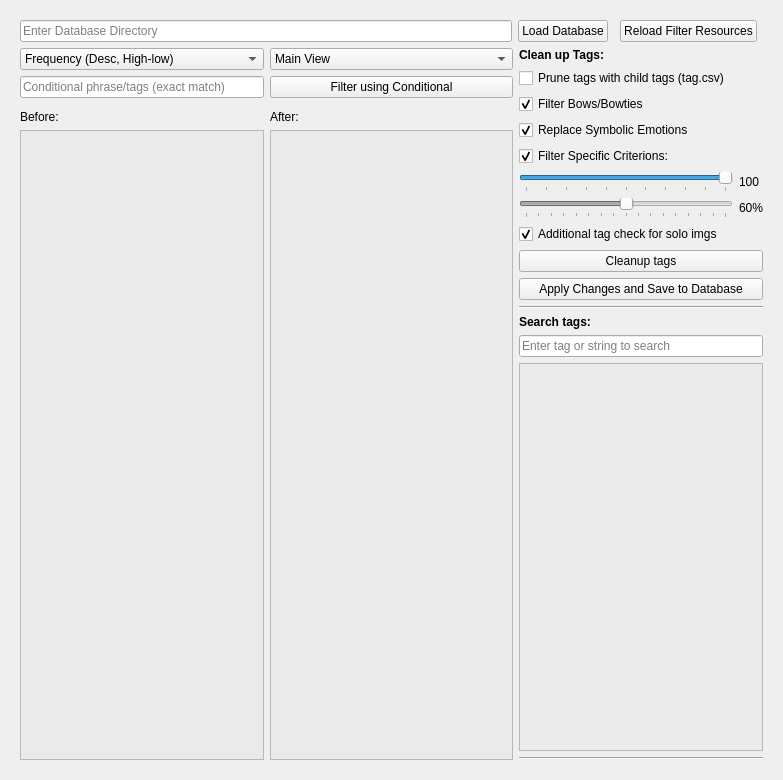
<?xml version="1.0" encoding="UTF-8"?>
<ui version="4.0">
 <class>Form</class>
 <widget class="QWidget" name="Form">
  <property name="geometry">
   <rect>
    <x>0</x>
    <y>0</y>
    <width>783</width>
    <height>780</height>
   </rect>
  </property>
  <property name="windowTitle">
   <string>Form</string>
  </property>
  <layout class="QGridLayout" name="gridLayout_2">
   <item row="0" column="0">
    <widget class="QWidget" name="widget" native="true">
     <property name="autoFillBackground">
      <bool>false</bool>
     </property>
     <layout class="QGridLayout" name="gridLayout">
      <item row="1" column="0" colspan="5">
       <layout class="QGridLayout" name="gridLayout_3">
        <item row="3" column="2">
         <widget class="QLabel" name="label_dataset_cleaning">
          <property name="sizePolicy">
           <sizepolicy hsizetype="Preferred" vsizetype="Preferred">
            <horstretch>0</horstretch>
            <verstretch>0</verstretch>
           </sizepolicy>
          </property>
          <property name="text">
           <string>Before:</string>
          </property>
         </widget>
        </item>
        <item row="1" column="3">
         <widget class="QPushButton" name="pushButton_filter_with_conditional">
          <property name="sizePolicy">
           <sizepolicy hsizetype="Preferred" vsizetype="Preferred">
            <horstretch>0</horstretch>
            <verstretch>0</verstretch>
           </sizepolicy>
          </property>
          <property name="toolTip">
           <string>This runs the cleanup if the second tag column is also shown, so speed depends on the dataset size</string>
          </property>
          <property name="statusTip">
           <string/>
          </property>
          <property name="text">
           <string>Filter using Conditional</string>
          </property>
         </widget>
        </item>
        <item row="1" column="2">
         <widget class="QLineEdit" name="lineEdit_filter_phrase">
          <property name="sizePolicy">
           <sizepolicy hsizetype="Preferred" vsizetype="Preferred">
            <horstretch>0</horstretch>
            <verstretch>0</verstretch>
           </sizepolicy>
          </property>
          <property name="toolTip">
           <string>&lt;html&gt;&lt;head/&gt;&lt;body&gt;&lt;p&gt;separate multiple tags with commas&lt;/p&gt;&lt;p&gt;This will filter and narow your view of the database using the conditional.&lt;/p&gt;&lt;p&gt;Click filter to reprocess the Before and After list&lt;/p&gt;&lt;p&gt;This will filter the view to imgs with matching conditional&lt;/p&gt;&lt;/body&gt;&lt;/html&gt;</string>
          </property>
          <property name="whatsThis">
           <string/>
          </property>
          <property name="placeholderText">
           <string>Conditional phrase/tags (exact match)</string>
          </property>
         </widget>
        </item>
        <item row="3" column="3">
         <widget class="QLabel" name="label_2_dataset_cleaning">
          <property name="sizePolicy">
           <sizepolicy hsizetype="Preferred" vsizetype="Preferred">
            <horstretch>0</horstretch>
            <verstretch>0</verstretch>
           </sizepolicy>
          </property>
          <property name="text">
           <string>After:</string>
          </property>
         </widget>
        </item>
        <item row="4" column="3">
         <widget class="QListView" name="listView_2_dataset_cleaning">
          <property name="palette">
           <palette>
            <active>
             <colorrole role="Base">
              <brush brushstyle="SolidPattern">
               <color alpha="255">
                <red>234</red>
                <green>234</green>
                <blue>234</blue>
               </color>
              </brush>
             </colorrole>
            </active>
            <inactive>
             <colorrole role="Base">
              <brush brushstyle="SolidPattern">
               <color alpha="255">
                <red>234</red>
                <green>234</green>
                <blue>234</blue>
               </color>
              </brush>
             </colorrole>
            </inactive>
            <disabled>
             <colorrole role="Base">
              <brush brushstyle="SolidPattern">
               <color alpha="255">
                <red>240</red>
                <green>240</green>
                <blue>240</blue>
               </color>
              </brush>
             </colorrole>
            </disabled>
           </palette>
          </property>
         </widget>
        </item>
        <item row="4" column="2">
         <widget class="QListView" name="listView_dataset_cleaning">
          <property name="palette">
           <palette>
            <active>
             <colorrole role="Base">
              <brush brushstyle="SolidPattern">
               <color alpha="255">
                <red>234</red>
                <green>234</green>
                <blue>234</blue>
               </color>
              </brush>
             </colorrole>
            </active>
            <inactive>
             <colorrole role="Base">
              <brush brushstyle="SolidPattern">
               <color alpha="255">
                <red>234</red>
                <green>234</green>
                <blue>234</blue>
               </color>
              </brush>
             </colorrole>
            </inactive>
            <disabled>
             <colorrole role="Base">
              <brush brushstyle="SolidPattern">
               <color alpha="255">
                <red>240</red>
                <green>240</green>
                <blue>240</blue>
               </color>
              </brush>
             </colorrole>
            </disabled>
           </palette>
          </property>
          <property name="toolTip">
           <string/>
          </property>
         </widget>
        </item>
        <item row="0" column="5" rowspan="5">
         <layout class="QGridLayout" name="gridLayout_4">
          <item row="7" column="0">
           <layout class="QGridLayout" name="gridLayout_7">
            <property name="topMargin">
             <number>0</number>
            </property>
            <item row="1" column="0">
             <widget class="QSlider" name="slider_activation_thresh">
              <property name="toolTip">
               <string>Tag count threshold for activating the aggressive filter</string>
              </property>
              <property name="minimum">
               <number>50</number>
              </property>
              <property name="maximum">
               <number>100</number>
              </property>
              <property name="sliderPosition">
               <number>100</number>
              </property>
              <property name="orientation">
               <enum>Qt::Horizontal</enum>
              </property>
              <property name="tickPosition">
               <enum>QSlider::TicksBelow</enum>
              </property>
              <property name="tickInterval">
               <number>5</number>
              </property>
             </widget>
            </item>
            <item row="0" column="0">
             <widget class="QCheckBox" name="checkBox_filter_special">
              <property name="toolTip">
               <string>&lt;html&gt;&lt;head/&gt;&lt;body&gt;&lt;p&gt;Filter or add some tags based on multi conditional criterions. &lt;/p&gt;&lt;p&gt;The conditions are somewhat biased for my (wasabi's) use case. &lt;/p&gt;&lt;p&gt;Some example of things that are filtered:&lt;/p&gt;&lt;p&gt;- cleaning up ganguro tags and common mistagged tags&lt;/p&gt;&lt;p&gt;- merging clothing tags when tag count is above threshold (ex: black bra+black panties -&amp;gt; black underwear)&lt;/p&gt;&lt;p&gt;- Series specific outfits and objects, ex: (arknights), (idol master), ...&lt;/p&gt;&lt;p&gt;- Cosplat tags: (cosplay)&lt;/p&gt;&lt;p&gt;- adding &amp;quot;3d&amp;quot; to images tagged with &amp;quot;realistic&amp;quot;&lt;/p&gt;&lt;p&gt;&lt;br/&gt;&lt;/p&gt;&lt;/body&gt;&lt;/html&gt;</string>
              </property>
              <property name="text">
               <string>Filter Specific Criterions:</string>
              </property>
              <property name="checked">
               <bool>true</bool>
              </property>
             </widget>
            </item>
            <item row="1" column="1">
             <widget class="QLabel" name="slider_activation_label">
              <property name="toolTip">
               <string>count threshold for tags to filter</string>
              </property>
              <property name="text">
               <string>100</string>
              </property>
             </widget>
            </item>
            <item row="2" column="0">
             <widget class="QSlider" name="slider_prob_thresh">
              <property name="enabled">
               <bool>false</bool>
              </property>
              <property name="toolTip">
               <string>Remove tags under this threshold in the aggresive filter,currently disabled and only uses the count threshold</string>
              </property>
              <property name="minimum">
               <number>20</number>
              </property>
              <property name="maximum">
               <number>100</number>
              </property>
              <property name="singleStep">
               <number>1</number>
              </property>
              <property name="sliderPosition">
               <number>60</number>
              </property>
              <property name="orientation">
               <enum>Qt::Horizontal</enum>
              </property>
              <property name="tickPosition">
               <enum>QSlider::TicksBelow</enum>
              </property>
              <property name="tickInterval">
               <number>5</number>
              </property>
             </widget>
            </item>
            <item row="2" column="1">
             <widget class="QLabel" name="slider_prob_label">
              <property name="toolTip">
               <string>percent threshold for tag filter to keep for the autotagger</string>
              </property>
              <property name="text">
               <string>60%</string>
              </property>
             </widget>
            </item>
           </layout>
          </item>
          <item row="9" column="0">
           <widget class="QCheckBox" name="checkBox_solo_check">
            <property name="toolTip">
             <string>&lt;html&gt;&lt;head/&gt;&lt;body&gt;&lt;p&gt;Only applies to &amp;quot;solo&amp;quot; subject images without multicolor shenanigans.&lt;/p&gt;&lt;p&gt;Case 1.) Check the threshold value and remove tags with overlaps&lt;/p&gt;&lt;p&gt;Case 2.) Similar to Case1, but don't use threshold and prioritize rarer tags&lt;/p&gt;&lt;p&gt;Example 1: black hair [Thr: 0.9], brown hair [Thr: 0.8] --&amp;gt; black hair&lt;br/&gt;Example 2: green eyes [Thr: 0.8], light green eyes [Thr: 0.7] --&amp;gt; light green eyes&lt;/p&gt;&lt;/body&gt;&lt;/html&gt;</string>
            </property>
            <property name="text">
             <string>Additional tag check for solo imgs</string>
            </property>
            <property name="checked">
             <bool>true</bool>
            </property>
           </widget>
          </item>
          <item row="12" column="0">
           <widget class="QPushButton" name="pushButton_cleanup_tags">
            <property name="text">
             <string>Cleanup tags</string>
            </property>
           </widget>
          </item>
          <item row="15" column="0">
           <widget class="Line" name="line">
            <property name="orientation">
             <enum>Qt::Horizontal</enum>
            </property>
           </widget>
          </item>
          <item row="18" column="0">
           <widget class="QListView" name="listView_searched_tags">
            <property name="palette">
             <palette>
              <active>
               <colorrole role="Base">
                <brush brushstyle="SolidPattern">
                 <color alpha="255">
                  <red>234</red>
                  <green>234</green>
                  <blue>234</blue>
                 </color>
                </brush>
               </colorrole>
              </active>
              <inactive>
               <colorrole role="Base">
                <brush brushstyle="SolidPattern">
                 <color alpha="255">
                  <red>234</red>
                  <green>234</green>
                  <blue>234</blue>
                 </color>
                </brush>
               </colorrole>
              </inactive>
              <disabled>
               <colorrole role="Base">
                <brush brushstyle="SolidPattern">
                 <color alpha="255">
                  <red>240</red>
                  <green>240</green>
                  <blue>240</blue>
                 </color>
                </brush>
               </colorrole>
              </disabled>
             </palette>
            </property>
           </widget>
          </item>
          <item row="13" column="0">
           <widget class="QPushButton" name="pushButton_apply_change">
            <property name="text">
             <string>Apply Changes and Save to Database</string>
            </property>
           </widget>
          </item>
          <item row="2" column="0">
           <widget class="QLabel" name="label_3_dataset_cleaning">
            <property name="font">
             <font>
              <weight>75</weight>
              <bold>true</bold>
             </font>
            </property>
            <property name="text">
             <string>Clean up Tags:</string>
            </property>
           </widget>
          </item>
          <item row="4" column="0">
           <widget class="QCheckBox" name="checkBox_use_tag_csv">
            <property name="toolTip">
             <string>&lt;html&gt;&lt;head/&gt;&lt;body&gt;&lt;p&gt;Planned to be decomissioned, removing once enough tags from tag csv is transfered to main tag csv.&lt;br/&gt;&lt;br/&gt;Use default logic to filter different types of bows, ribbons, and ties based on priority&lt;/p&gt;&lt;p&gt;Recommend disabling when the bow/ribbon is an important tag.&lt;/p&gt;&lt;p&gt;Priority: hair bow = necktie &amp;gt; bow &amp;gt; ribbon, other logic in place for hat bows and many others&lt;/p&gt;&lt;/body&gt;&lt;/html&gt;</string>
            </property>
            <property name="text">
             <string>Prune tags with child tags (tag.csv)</string>
            </property>
            <property name="checked">
             <bool>false</bool>
            </property>
           </widget>
          </item>
          <item row="16" column="0">
           <widget class="QLabel" name="label_4">
            <property name="font">
             <font>
              <weight>75</weight>
              <bold>true</bold>
             </font>
            </property>
            <property name="text">
             <string>Search tags:</string>
            </property>
           </widget>
          </item>
          <item row="19" column="0">
           <widget class="Line" name="line_3">
            <property name="orientation">
             <enum>Qt::Horizontal</enum>
            </property>
           </widget>
          </item>
          <item row="17" column="0">
           <widget class="QLineEdit" name="lineEdit_search_tags">
            <property name="toolTip">
             <string>enter text to search in the database, result is sorted by frequency</string>
            </property>
            <property name="placeholderText">
             <string>Enter tag or string to search</string>
            </property>
           </widget>
          </item>
          <item row="5" column="0">
           <widget class="QCheckBox" name="checkBox_filter_bow">
            <property name="toolTip">
             <string>&lt;html&gt;&lt;head/&gt;&lt;body&gt;&lt;p&gt;Replace emotions, Ex: ;) -&amp;gt; winking&lt;/p&gt;&lt;p&gt;Conversion pair in resources\emotions.csv&lt;/p&gt;&lt;/body&gt;&lt;/html&gt;</string>
            </property>
            <property name="text">
             <string>Filter Bows/Bowties</string>
            </property>
            <property name="checked">
             <bool>true</bool>
            </property>
           </widget>
          </item>
          <item row="6" column="0">
           <widget class="QCheckBox" name="checkBox_symbolic_tag">
            <property name="text">
             <string>Replace Symbolic Emotions</string>
            </property>
            <property name="checked">
             <bool>true</bool>
            </property>
           </widget>
          </item>
         </layout>
        </item>
        <item row="0" column="2">
         <widget class="QComboBox" name="comboBox_filter_method">
          <property name="sizePolicy">
           <sizepolicy hsizetype="Preferred" vsizetype="Preferred">
            <horstretch>0</horstretch>
            <verstretch>0</verstretch>
           </sizepolicy>
          </property>
          <property name="toolTip">
           <string>&lt;html&gt;&lt;head/&gt;&lt;body&gt;&lt;p&gt;Order of Tags&lt;/p&gt;&lt;p&gt;* Tag Grouping - some tags may appear in multiple categories&lt;/p&gt;&lt;/body&gt;&lt;/html&gt;</string>
          </property>
          <property name="editable">
           <bool>false</bool>
          </property>
          <property name="currentText">
           <string>Frequency (Desc, High-low)</string>
          </property>
          <property name="currentIndex">
           <number>0</number>
          </property>
          <property name="sizeAdjustPolicy">
           <enum>QComboBox::AdjustToContentsOnFirstShow</enum>
          </property>
          <item>
           <property name="text">
            <string extracomment="sort tags by count">Frequency (Desc, High-low)</string>
           </property>
          </item>
          <item>
           <property name="text">
            <string extracomment="sort tags by count">Frequency (Asc, Low-High)</string>
           </property>
          </item>
          <item>
           <property name="text">
            <string extracomment="sort tag by alphabetical order">Alphabetical (Desc, A-Z)</string>
           </property>
          </item>
          <item>
           <property name="text">
            <string extracomment="sort tag by alphabetical order">Alphabetical (Asc, Z-A)</string>
           </property>
          </item>
          <item>
           <property name="text">
            <string comment="*some tags in multiple groups" extracomment="*some tags in multiple groups">Tag Groups (Alphabetical)*</string>
           </property>
          </item>
          <item>
           <property name="text">
            <string extracomment="sort tags by their token size, each tag is separated into it's tokens and the count is used for the sort">Token Length (Desc, High-Low)</string>
           </property>
          </item>
         </widget>
        </item>
        <item row="0" column="3">
         <widget class="QComboBox" name="comboBox_filterGroups">
          <property name="sizePolicy">
           <sizepolicy hsizetype="Preferred" vsizetype="Preferred">
            <horstretch>0</horstretch>
            <verstretch>0</verstretch>
           </sizepolicy>
          </property>
          <property name="toolTip">
           <string>Dropdown options will show up if groups are present in the database, select &quot;main view&quot; to view all tags in the database or select any group names in the database to filter the imgs used in the count</string>
          </property>
          <property name="autoFillBackground">
           <bool>false</bool>
          </property>
          <property name="maxVisibleItems">
           <number>20</number>
          </property>
          <item>
           <property name="text">
            <string extracomment="this includes all &quot;groups&quot; in the database">Main View</string>
           </property>
          </item>
         </widget>
        </item>
       </layout>
      </item>
      <item row="0" column="0">
       <widget class="QLineEdit" name="lineEdit_dataset_dir">
        <property name="sizePolicy">
         <sizepolicy hsizetype="Expanding" vsizetype="Fixed">
          <horstretch>0</horstretch>
          <verstretch>0</verstretch>
         </sizepolicy>
        </property>
        <property name="toolTip">
         <string>enter directory with the database (.json) file</string>
        </property>
        <property name="placeholderText">
         <string>Enter Database Directory</string>
        </property>
       </widget>
      </item>
      <item row="0" column="1">
       <widget class="QPushButton" name="pushButton_load_dataset">
        <property name="toolTip">
         <string>loads database in the text field</string>
        </property>
        <property name="text">
         <string>Load Database</string>
        </property>
       </widget>
      </item>
      <item row="0" column="3">
       <widget class="QPushButton" name="pushButton_reload_resources">
        <property name="toolTip">
         <string>Reload data store in .csv in the resources folder</string>
        </property>
        <property name="text">
         <string>Reload Filter Resources</string>
        </property>
       </widget>
      </item>
     </layout>
    </widget>
   </item>
  </layout>
 </widget>
 <resources/>
 <connections/>
</ui>
